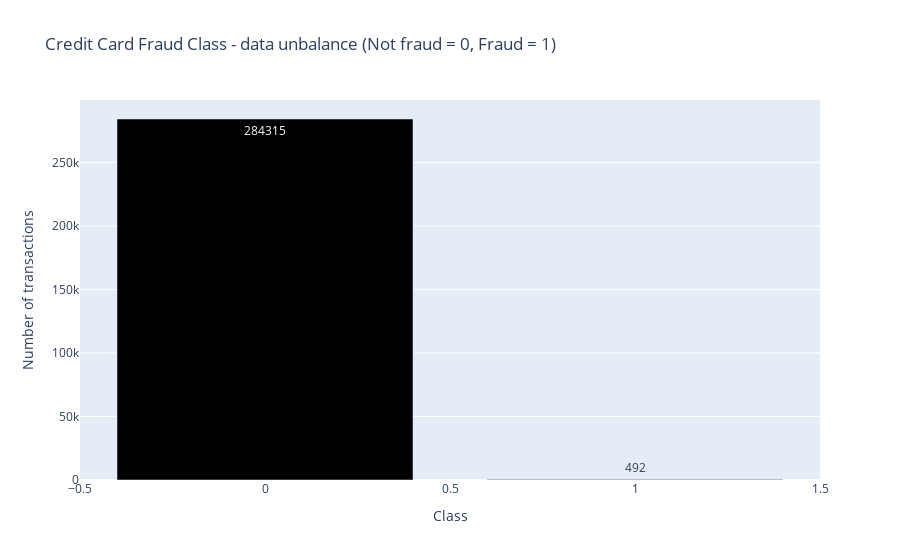

The notebook cell this image was saved under:
### Code cell
temp = data_df["Class"].value_counts()
df = pd.DataFrame({'Class': temp.index,'values': temp.values})

trace = go.Bar(
    x = df['Class'],y = df['values'],
    name="Credit Card Fraud Class - data unbalance (Not fraud = 0, Fraud = 1)",
    marker=dict(color="Black"),
    text=df['values']
)
data = [trace]
layout = dict(title = 'Credit Card Fraud Class - data unbalance (Not fraud = 0, Fraud = 1)',
          xaxis = dict(title = 'Class', showticklabels=True), 
          yaxis = dict(title = 'Number of transactions'),
          hovermode = 'closest',width=600
         )
fig = dict(data=data, layout=layout)
iplot(fig, filename='class')

### Figure 1 — Plotly figure (JSON) as saved in the notebook; plotly's stock layout.template omitted (floating-point values rounded to 4 significant figures)
{"data": [{"marker": {"color": "Black"}, "name": "Credit Card Fraud Class - data unbalance (Not fraud = 0, Fraud = 1)", "text": [284315, 492], "type": "bar", "x": [0, 1], "y": [284315, 492]}], "layout": {"autosize": true, "hovermode": "closest", "title": {"text": "Credit Card Fraud Class - data unbalance (Not fraud = 0, Fraud = 1)"}, "xaxis": {"autorange": true, "range": [-0.5, 1.5], "showticklabels": true, "title": {"text": "Class"}, "type": "linear"}, "yaxis": {"autorange": true, "range": [0, 299300.0], "title": {"text": "Number of transactions"}, "type": "linear"}}}
